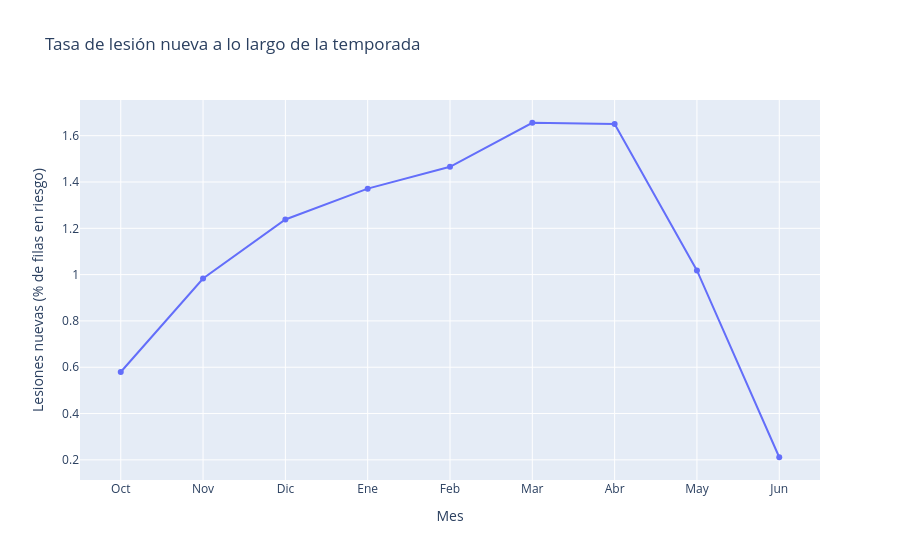

Here is the notebook cell this chart was saved with:
### Markdown cell above
**Lectura:** la tasa de lesión nueva no es estable. Hasta 2019-20 está alrededor del 1 % (entre 0,87 % y 1,17 %). Hay dos subidas:
- **2020-21 (1,65 %):** fue la temporada del COVID, con 72 partidos concentrados en menos meses de lo habitual (de diciembre a mayo). Más partidos en menos días es justo lo que plantea H1, así que es una pista a favor de que la carga influye.
- **2024-25 y 2025-26 (1,87 % y 1,80 %):** las dos temporadas más altas. Con estos datos no puedo saber si es porque hay más lesiones o porque se registran de otra forma.

**Qué supone para el modelo:** el test (2024-26) tiene bastantes más lesiones que el entrenamiento (alrededor del 1,1 %). El modelo aprende con un mundo en el que hay menos lesiones de las que encontrará en el test. Es una situación realista (el futuro no siempre se parece al pasado), pero hay que tenerla en cuenta:
- Al comparar resultados de distintos periodos, la PR-AUC hay que leerla frente a la tasa de lesiones de cada periodo.
- El umbral que elija en validación (2022-24) podría dar más alertas en el test, porque allí hay más lesiones.

### Code cell
#Tasa de lesión nueva por mes, en el orden de la temporada (de octubre a junio)
month_order = [10, 11, 12, 1, 2, 3, 4, 5, 6]
month_names = {10: "Oct", 11: "Nov", 12: "Dic", 1: "Ene", 2: "Feb", 3: "Mar", 4: "Abr", 5: "May", 6: "Jun"}

month_rate = model_rows.groupby(model_rows["gameDate"].dt.month)["lesion_nueva"].agg(["mean", "size"]).reindex(month_order).reset_index()
month_rate.columns = ["month", "injury_rate", "rows"]
month_rate["injury_rate"] = month_rate["injury_rate"] * 100
month_rate["month_name"] = month_rate["month"].map(month_names)

fig = px.line(
    month_rate, x="month_name", y="injury_rate", markers=True,
    title="Tasa de lesión nueva a lo largo de la temporada",
    labels={"month_name": "Mes", "injury_rate": "Lesiones nuevas (% de filas en riesgo)"},
)
fig.show()

#Comparo temporada regular y playoffs, porque mayo y junio son casi solo playoffs
print(model_rows.groupby("gameType")["lesion_nueva"].agg(["mean", "size"]).assign(mean=lambda t: (t["mean"] * 100).round(2)))

### Figure 1 — Plotly figure (JSON) as saved in the notebook; plotly's stock layout.template omitted (floating-point values rounded to 4 significant figures)
{"data": [{"hovertemplate": "Mes=%{x}<br>Lesiones nuevas (% de filas en riesgo)=%{y}<extra></extra>", "legendgroup": "", "line": {"color": "#636efa", "dash": "solid"}, "marker": {"symbol": "circle"}, "mode": "lines+markers", "name": "", "orientation": "v", "showlegend": false, "type": "scatter", "x": ["Oct", "Nov", "Dic", "Ene", "Feb", "Mar", "Abr", "May", "Jun"], "xaxis": "x", "y": [0.5793, 0.9833, 1.238, 1.371, 1.466, 1.656, 1.651, 1.018, 0.2113], "yaxis": "y"}], "layout": {"legend": {"tracegroupgap": 0}, "title": {"text": "Tasa de lesión nueva a lo largo de la temporada"}, "xaxis": {"anchor": "y", "domain": [0, 1], "title": {"text": "Mes"}}, "yaxis": {"anchor": "x", "domain": [0, 1], "title": {"text": "Lesiones nuevas (% de filas en riesgo)"}}}}
